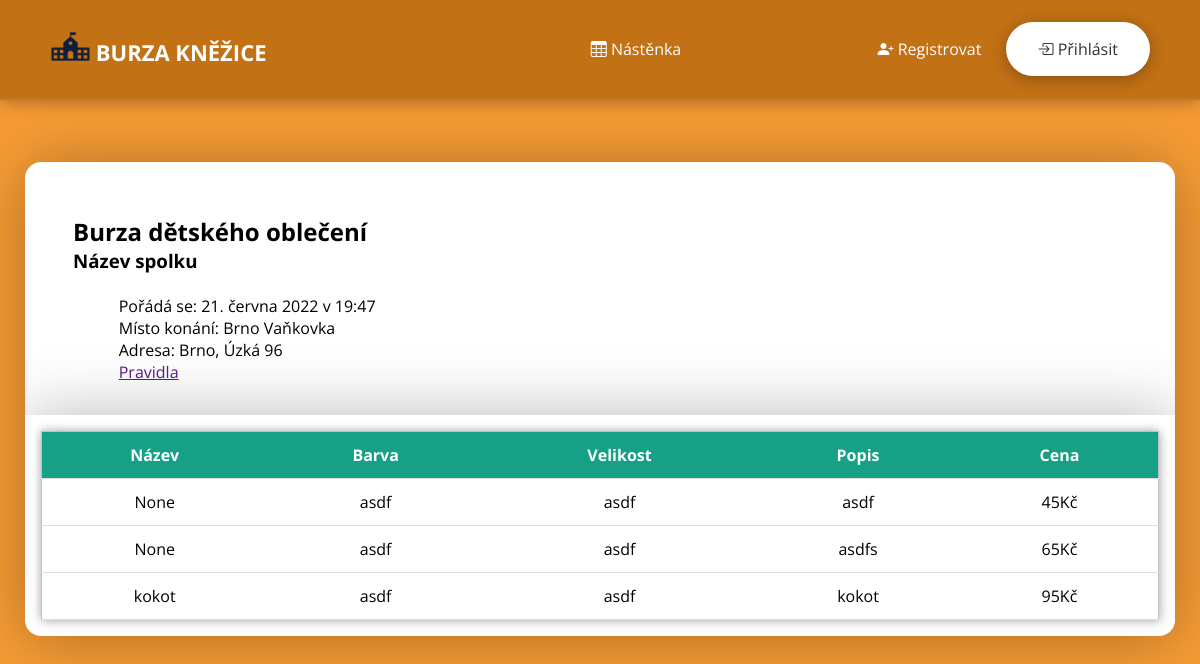
Before: / with the older database file.
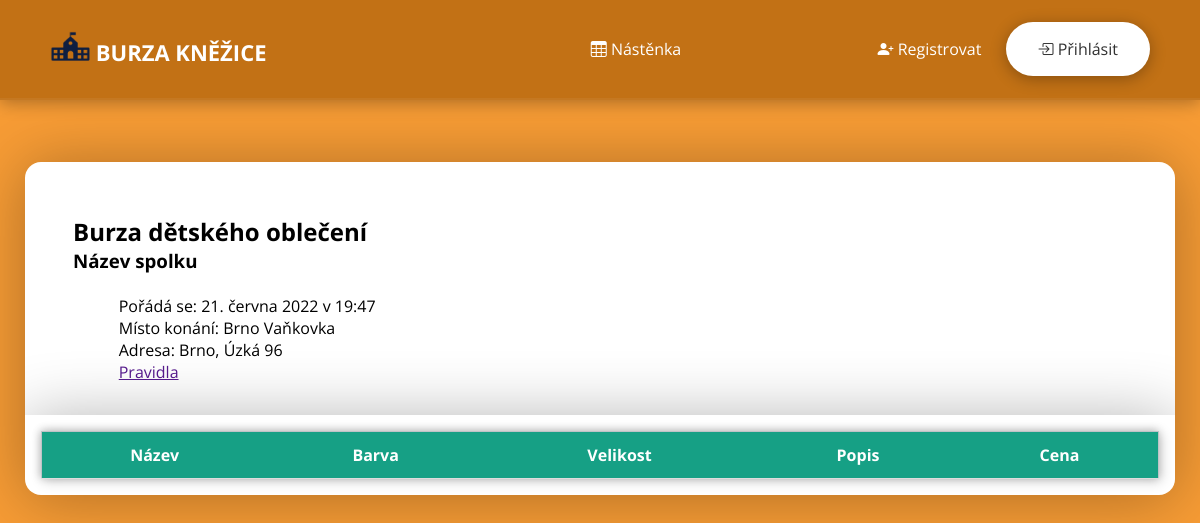
After: the same page with the newer database file.
### web/models.py (models this page shows)
class Post(db.Model):
    id = db.Column(db.Integer, primary_key=True)
    bring = db.Column(db.Boolean, nullable=False)
    date_created = db.Column(db.DateTime(timezone=True), default=func.now())
    label = db.Column(db.Text, nullable=False)
    name = db.Column(db.String(150))
    color = db.Column(db.String(150))
    size = db.Column(db.String(150))
    price = db.Column(db.String(150))
    status = db.Column(db.Boolean, nullable=False)
    author = db.Column(db.Integer, db.ForeignKey(
        'user.id', ondelete="CASCADE"), nullable=False)

### web/views.py (the view)
@views.route("/")
def home():
    info = Burza.query.all()
    best = 0
    for i in info:
        if best < i.id:
            best = i.id
    info = Burza.query.filter_by(id = best).first()
    posts = Post.query.all()
    posts.reverse()
    for i in posts:
        if i.status:
            posts.remove(i)
    posts = posts[:15]
    return render_template("main_page.html", user=current_user, posts=posts, info = info)

### web/flash_toastr/__init__.py (called while the page is built)
    @staticmethod
    def include_toastr_js(version=None, js_filename=None):
        if version is None:
            version = current_app.config.get('TOASTR_VERSION')
        if js_filename is None:
            js_filename = current_app.config.get('TOASTR_JS_FILENAME')
        js = '<script src="//cdnjs.cloudflare.com/ajax/libs/' \
             'toastr.js/{0}/{1}"></script>\n'.format(version, js_filename)
        return Markup(js)

    @staticmethod
    def include_toastr_css(version=None, css_filename=None):
        if version is None:
            version = current_app.config.get('TOASTR_VERSION')
        if css_filename is None:
            css_filename = current_app.config.get('TOASTR_CSS_FILENAME')
        css = '<link href="//cdnjs.cloudflare.com/ajax/libs/' \
              'toastr.js/{0}/{1}" rel="stylesheet" />\n'.format(
                version,
                css_filename
                )
        if current_app.config.get('TOASTR_OPACITY'):
            return Markup(css)
        else:
            return Markup('''
<style type = text/css>
  #toast-container>div {
    opacity: 1 !important;
  }
</style> {0}'''.format(css))

### web/templates/main_page.html (shortened to what this page needs)
{% extends "base.html" %}
{% block content %}
<div id = "container-info">
    <div class = "inline">
        <div id = "text_block">
            <h2>Burza dětského oblečení</h2>
            <h3>Název spolku</h3><br>
            <p class = "tabulator">Pořádá se: {{info.date}}<br>
            Místo konání: {{info.place}}<br>
            Adresa: {{info.adress}}<br>
            <a href = "">Pravidla</a>
            </p>
        </div>
    </div>
    <div class = "inline">
        <div id = "googleMap"></div>
    </div>
</div>
<div class="container-table">
    <table id='table'>
        <tr id="head">
            <th>Název</th>
            <th>Barva</th>
            <th>Velikost</th>
            <th>Popis</th>
            <th>Cena</th>
        </tr>
        {% for post in posts %}
            <tr onclick="markOnClick(this)" class="table-row" id="{{ post.id }}">
                <td>{{ post.name }}</td>
                <td>{{ post.color }}</td>
                <td>{{ post.size }}</td>
                <td>{{ post.label }}</td>
                <td>{{ post.price }}Kč</td>
            </tr>
        {% endfor %}
    </table>
</div>
{% endblock %}

Changed rows visible on the page:
removed Post: name "None", color "asdf", size "asdf", label "asdf", price "45"
removed Post: name "None", color "asdf", size "asdf", label "asdfs", price "65"
removed Post: name "kokot", color "asdf", size "asdf", label "kokot", price "95"
